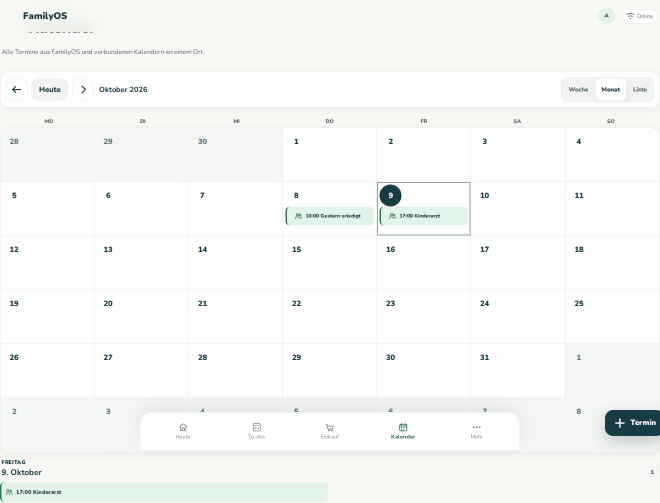
#> input picture frontend/e2e/calendar-grid-visual.spec.js-snapshots/calendar-month-desktop-chromium-linux.png, 1320 x 1005 px (shown at 1/2 size)
$ python -i quality.py   (imports and definitions only)
#> lines starting #> are read from the running program, lines starting #| are printed output that depends on the picture; after the words box and inside, x2 and y2 are one past the last pixel; in counts of white or black regions, pixels touching at a corner belong together
"""Non-destructive local image quality assessment for document OCR."""
import io
from math import sqrt

from PIL import Image, ImageFilter, ImageOps, ImageStat

MAX_SKEW_SAMPLE_DIMENSION = 480
SKEW_CANDIDATES = (-3.0, -2.0, -1.0, 0.0, 1.0, 2.0, 3.0)
MIN_OCR_SHORT_EDGE = 900
MAX_OCR_UPSCALE_FACTOR = 2.0
MAX_OCR_WORKING_DIMENSION = 3000


def assess_image(image):
    """Return bounded, content-agnostic quality signals for operator/review UX."""
    gray = ImageOps.grayscale(image)
    stat = ImageStat.Stat(gray)
    brightness = float(stat.mean[0])
    contrast = sqrt(max(0.0, float(stat.var[0])))
    edges = gray.filter(ImageFilter.FIND_EDGES)
    edge_stat = ImageStat.Stat(edges)
    sharpness = sqrt(max(0.0, float(edge_stat.var[0])))
    warnings = []
    if min(gray.size) < 700:
        warnings.append("low_resolution")
    if brightness < 55:
        warnings.append("dark")
    elif brightness > 245:
        warnings.append("overexposed")
    if sharpness < 8:
        warnings.append("possibly_blurry")
    return {
        "width": gray.width,
        "height": gray.height,
        "megapixels": round((gray.width * gray.height) / 1_000_000, 3),
        "brightness": round(brightness, 2),
        "contrast": round(contrast, 2),
        "sharpness": round(sharpness, 2),
        "warnings": warnings,
    }


def assess_canonical_image(canonical):
    """Assess already-validated canonical image bytes without domain duplication."""
    if not canonical.mime_type.startswith("image/"):
        return {"warnings": []}
    with Image.open(io.BytesIO(canonical.content)) as image:
        image.load()
        return assess_image(image)


def _projection_score(binary):
    width, height = binary.size
    pixels = binary.load()
    previous = 0
    score = 0
    for y in range(height):
        ink = 0
        for x in range(width):
            if pixels[x, y] < 128:
                ink += 1
        delta = ink - previous
        score += delta * delta
        previous = ink
    return score


def estimate_skew(image):
    """Estimate only small page skew; large rotations belong to EXIF/capture handling.

    A bounded downscaled high-contrast copy is scored by horizontal text-line
    projection. The canonical file is never changed; the selected angle applies
    only to the transient OCR image.
    """
    gray = ImageOps.grayscale(image)
    sample = gray.copy()
    sample.thumbnail((MAX_SKEW_SAMPLE_DIMENSION, MAX_SKEW_SAMPLE_DIMENSION), Image.Resampling.LANCZOS)
    sample = ImageOps.autocontrast(sample)
    threshold = int(ImageStat.Stat(sample).mean[0])
    binary = sample.point(lambda value: 0 if value < threshold else 255, mode="1").convert("L")
    scores = {}
    for angle in SKEW_CANDIDATES:
        candidate = binary if angle == 0 else binary.rotate(
            angle,
            resample=Image.Resampling.BILINEAR,
            expand=False,
            fillcolor=255,
        )
        scores[angle] = _projection_score(candidate)
    baseline = scores[0.0]
    best_angle = max(scores, key=scores.get)
    # Avoid rotating for noise or marginal gains. This is intentionally
    # conservative because OCR preprocessing must not be destructive.
    if best_angle == 0.0 or baseline <= 0 or scores[best_angle] < baseline * 1.08:
        return 0.0
    return float(best_angle)


def _bounded_ocr_upscale(image):
    """Upscale only the transient OCR copy when a scan is genuinely small."""
    short_edge = min(image.size)
    if short_edge <= 0 or short_edge >= MIN_OCR_SHORT_EDGE:
        return image, 1.0
    requested = MIN_OCR_SHORT_EDGE / short_edge
    dimension_cap = MAX_OCR_WORKING_DIMENSION / max(image.size)
    factor = min(MAX_OCR_UPSCALE_FACTOR, requested, dimension_cap)
    if factor <= 1.05:
        return image, 1.0
    resized = image.resize(
        (max(1, round(image.width * factor)), max(1, round(image.height * factor))),
        Image.Resampling.LANCZOS,
    )
    return resized, factor


def prepare_for_ocr(image):
    """Build a bounded transient OCR view plus explicit preprocessing metadata."""
    oriented = ImageOps.exif_transpose(image).convert("RGB")
    quality = assess_image(oriented)
    gray = ImageOps.grayscale(oriented)
    angle = estimate_skew(gray)
    if angle:
        gray = gray.rotate(angle, resample=Image.Resampling.BICUBIC, expand=True, fillcolor=255)
    gray = ImageOps.autocontrast(gray, cutoff=1)
    gray, upscale_factor = _bounded_ocr_upscale(gray)
    quality["preprocessing"] = {
        "workflow_version": 2,
        "exif_transposed": True,
        "deskew_degrees": angle,
        "contrast": "autocontrast-1pct",
        "upscale_factor": round(upscale_factor, 3),
        "ocr_working_size": [gray.width, gray.height],
        "canonical_unchanged": True,
        "destructive_thresholding": False,
        "rotation_fallback": "not-applied",
        "threshold_fallback": "not-applied",
    }
    return gray, quality

>>> from PIL import Image
>>> picture = Image.open('../../frontend/e2e/calendar-grid-visual.spec.js-snapshots/calendar-month-desktop-chromium-linux.png')
#> picture is the input picture: PIL image 1320x1005 RGB; mean R, G, B 247.3, 248.8, 246.9
>>> result = prepare_for_ocr(picture)
#> in assess_image, `brightness = float(stat.mean[0])`: brightness = 248.1
#> in assess_image, `contrast = sqrt(max(0.0, float(stat.var[0])))`: contrast = 20.47
#> in assess_image, `edges = gray.filter(ImageFilter.FIND_EDGES)`:
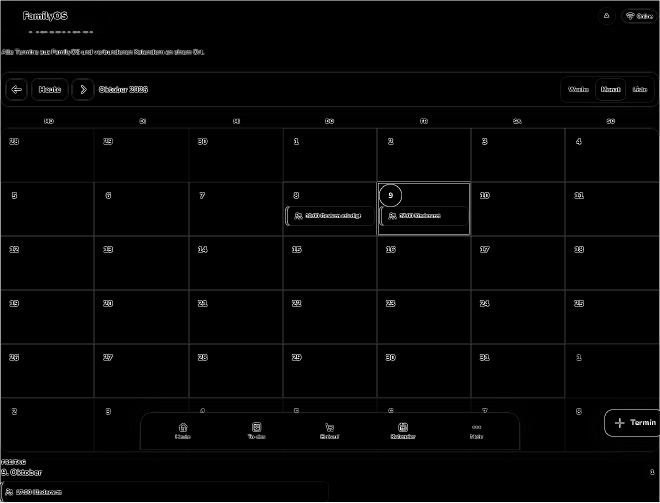
#> edges: PIL image 1320x1005 L (shown at 1/2 size); min 0, max 255, mean 4.7
#> in assess_image, `sharpness = sqrt(max(0.0, float(edge_stat.var[0])))`: sharpness = 28.03
#> in prepare_for_ocr, `quality = assess_image(oriented)`: quality = {'width': 1320, 'height': 1005, 'megapixels': 1.33, 'brightness': 248.1, 'contrast': 20.47, 'sharpness': 28.03, 'warnings': ['overexposed']}
#> in estimate_skew, `sample.thumbnail((MAX_SKEW_SAMPLE_DIMENSION, MAX_SKEW_SAMPLE_DIMENSION..`:
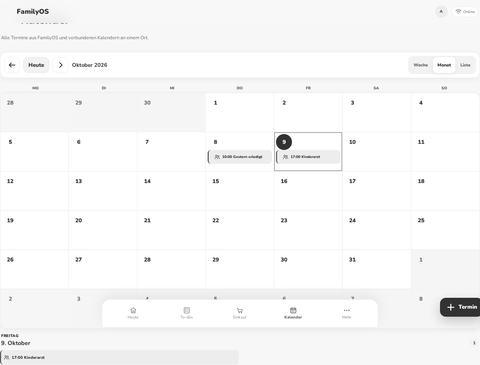
#> sample: PIL image 480x365 L; min 23, max 255, mean 248
#> in estimate_skew, `threshold = int(ImageStat.Stat(sample).mean[0])`: threshold = 246
#> in estimate_skew, `binary = sample.point(lambda value: 0 if value < threshold else 255, m..`:
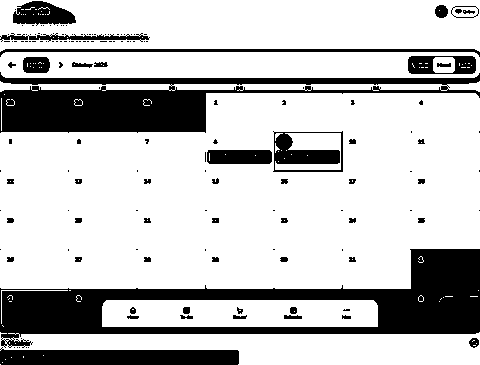
#> binary: PIL image 480x365 L; 76.3% white; 153 black regions (103 under 20 px), largest, box (x1, y1, x2, y2) and area: (0, 249, 480, 348) 16973, (0, 72, 480, 133) 12446, (0, 347, 239, 365) 3580
#> the loop in estimate_skew, `for angle in SKEW_CANDIDATES:` made 7 passes
#> pass 1, in estimate_skew, `candidate = binary if angle == 0 else binary.rotate( angle, resample=I..`:
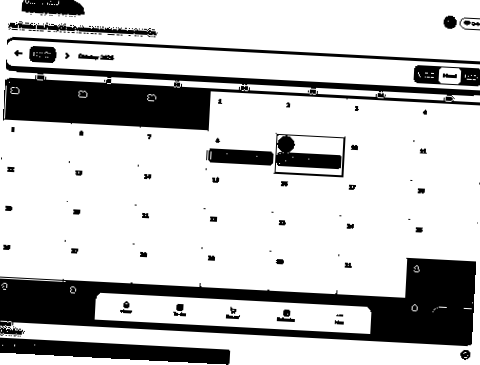
#> candidate: PIL image 480x365 L; min 0, max 255, mean 195.7
#> pass 3, in estimate_skew, `candidate = binary if angle == 0 else binary.rotate( angle, resample=I..`:
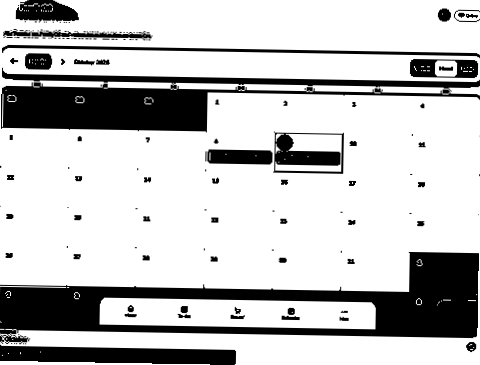
#> candidate: PIL image 480x365 L; min 0, max 255, mean 194.8
#> after the loop in estimate_skew, `for angle in SKEW_CANDIDATES:`:
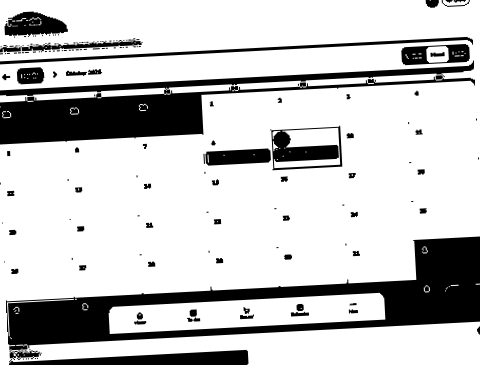
#> candidate: PIL image 480x365 L; min 0, max 255, mean 197.8
#> after the loop in estimate_skew, `for angle in SKEW_CANDIDATES:`: scores = {-3: 53660, -2: 90660, -1: 215523, 0: 1784807, 1: 184792, 2: 85979, 3: 50481}
#> in estimate_skew, `baseline = scores[0.0]`: baseline = 1784807
#> in estimate_skew, `best_angle = max(scores, key=scores.get)`: best_angle = 0
#> in prepare_for_ocr, `gray = ImageOps.autocontrast(gray, cutoff=1)`:
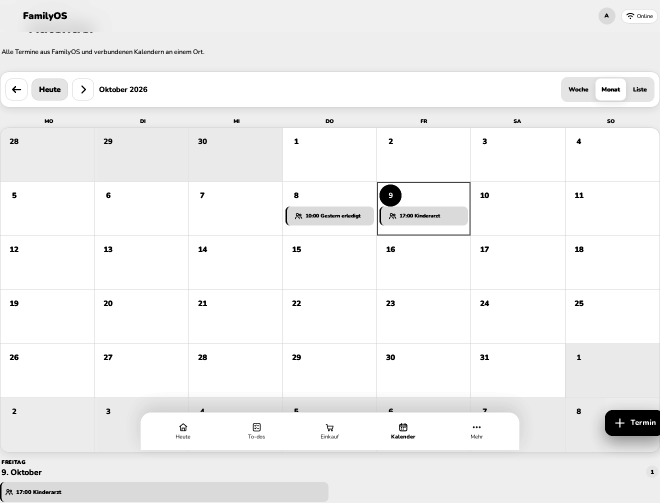
#> gray: PIL image 1320x1005 L (shown at 1/2 size); min 0, max 255, mean 242
#> in prepare_for_ocr, `gray, upscale_factor = _bounded_ocr_upscale(gray)`: upscale_factor = 1

$ run again, on frontend/e2e/calendar-grid-visual.spec.js-snapshots/calendar-month-mobile-chromium-linux.png
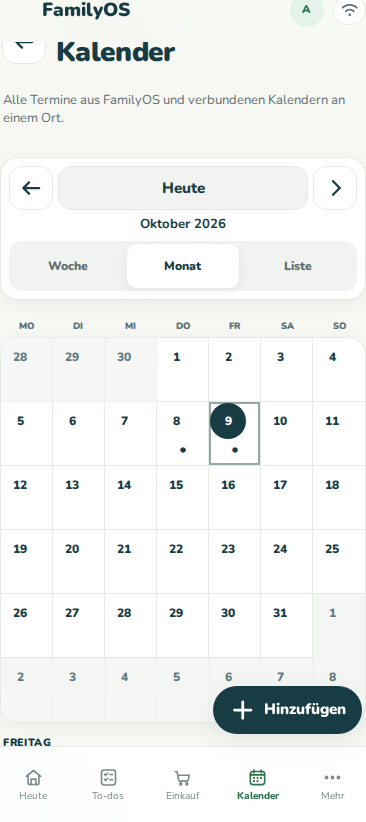
#> input picture frontend/e2e/calendar-grid-visual.spec.js-snapshots/calendar-month-mobile-chromium-linux.png, 366 x 822 px
#> picture is the input picture: PIL image 366x822 RGB; mean R, G, B 239.3, 241.8, 240
#> brightness = 240.8
#> contrast = 38.98
#> in assess_image, `edges = gray.filter(ImageFilter.FIND_EDGES)`:
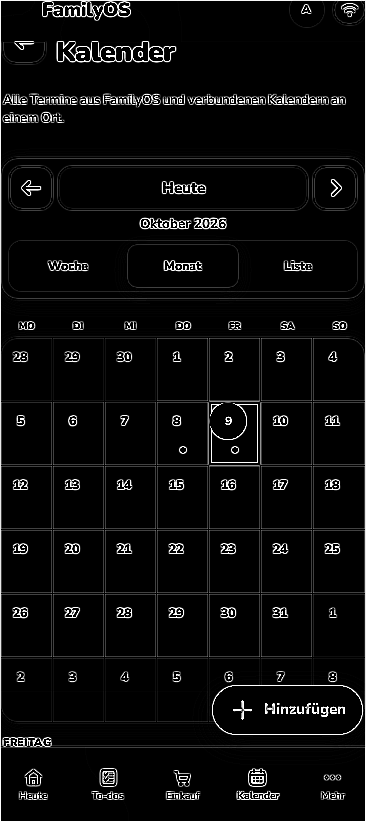
#> edges: PIL image 366x822 L; min 0, max 255, mean 12.6
#> sharpness = 46.75
#> quality = {'width': 366, 'height': 822, 'megapixels': 0.301, 'brightness': 240.8, 'contrast': 38.98, 'sharpness': 46.75, 'warnings': ['low_resolution']}
#> threshold = 239
#> binary: PIL image 214x480 L; 90.1% white; 146 black regions (55 under 20 px), largest, box (x1, y1, x2, y2) and area: (0, 346, 214, 434) 2884, (121, 234, 153, 272) 620, (33, 24, 103, 36) 580
#> after the loop in estimate_skew, `for angle in SKEW_CANDIDATES:`: scores = {-3: 21262, -2: 32624, -1: 96618, 0: 355520, 1: 95412, 2: 36178, 3: 21002}
#> baseline = 355520
#> best_angle = 0
#> in prepare_for_ocr, `gray = ImageOps.autocontrast(gray, cutoff=1)`:
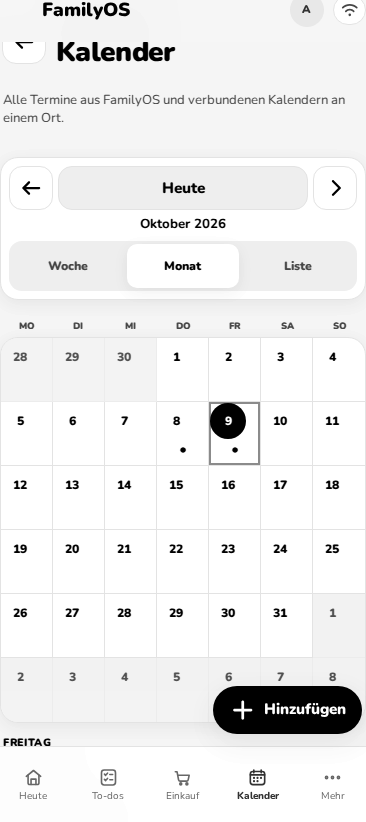
#> gray: PIL image 366x822 L; min 0, max 255, mean 237.2
#> upscale_factor = 2

$ run again, on frontend/e2e/calendar-grid-visual.spec.js-snapshots/calendar-week-desktop-chromium-linux.png
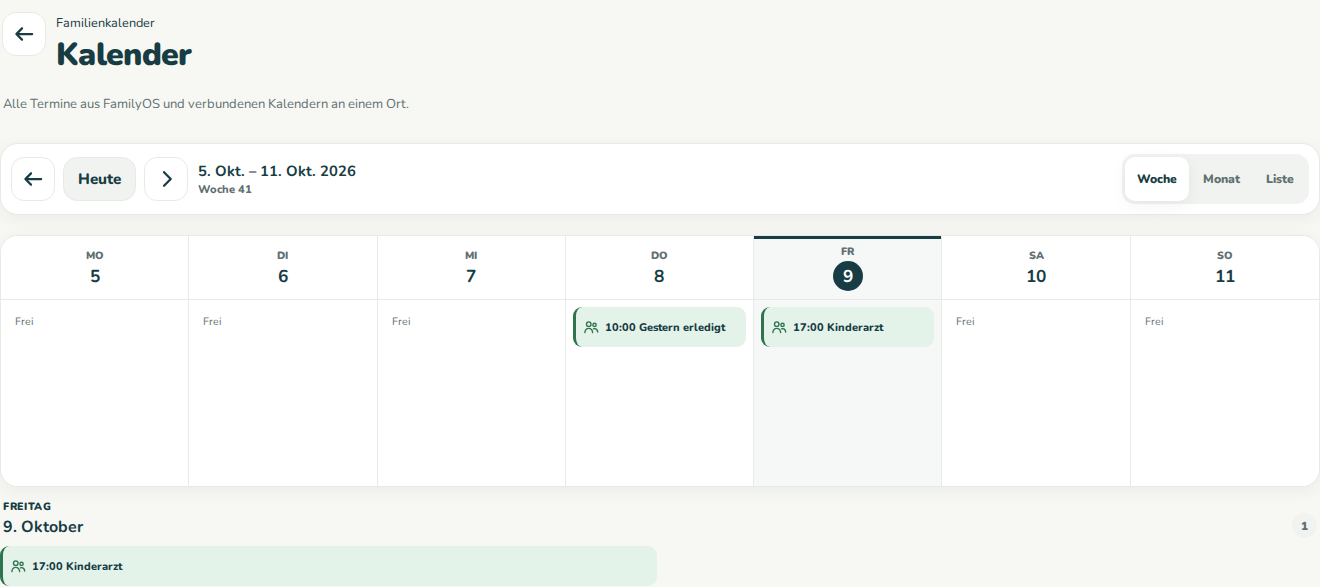
#> input picture frontend/e2e/calendar-grid-visual.spec.js-snapshots/calendar-week-desktop-chromium-linux.png, 1320 x 587 px
#> picture is the input picture: PIL image 1320x587 RGB; mean R, G, B 246.9, 248.5, 245.9
#> brightness = 247.7
#> contrast = 18.5
#> sharpness = 31.06
#> quality = {'width': 1320, 'height': 587, 'megapixels': 0.775, 'brightness': 247.7, 'contrast': 18.5, 'sharpness': 31.06, 'warnings': ['low_resolution', 'overexposed']}
#> threshold = 246
#> binary: PIL image 480x213 L; 82.5% white; 107 black regions (78 under 20 px), largest, box (x1, y1, x2, y2) and area: (0, 88, 480, 196) 4687, (0, 72, 480, 90) 3880, (0, 195, 239, 213) 3580
#> after the loop in estimate_skew, `for angle in SKEW_CANDIDATES:`:
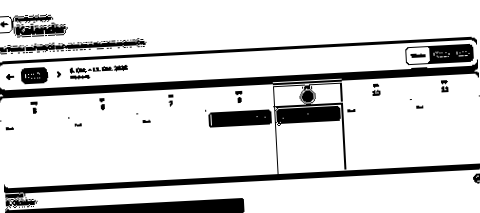
#> candidate: PIL image 480x213 L; min 0, max 255, mean 214.1
#> after the loop in estimate_skew, `for angle in SKEW_CANDIDATES:`: scores = {-3: 37692, -2: 67600, -1: 157562, 0: 1401611, 1: 153156, 2: 62787, 3: 35889}
#> baseline = 1401611
#> best_angle = 0
#> in prepare_for_ocr, `gray = ImageOps.autocontrast(gray, cutoff=1)`:
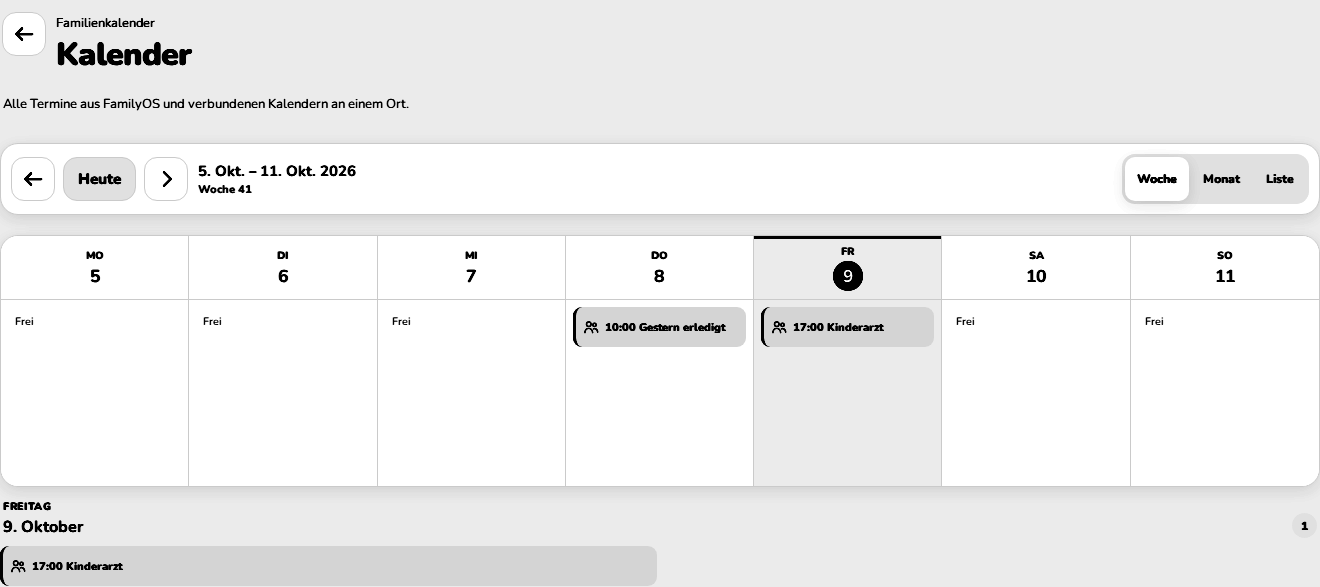
#> gray: PIL image 1320x587 L; min 0, max 255, mean 238.7
#> upscale_factor = 1.53

$ run again, on frontend/e2e/calendar-grid-visual.spec.js-snapshots/calendar-week-mobile-chromium-linux.png
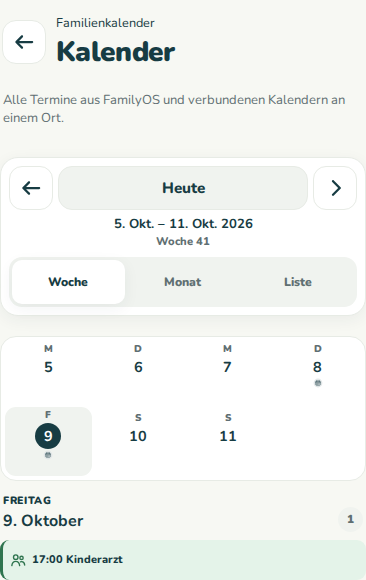
#> input picture frontend/e2e/calendar-grid-visual.spec.js-snapshots/calendar-week-mobile-chromium-linux.png, 366 x 580 px
#> picture is the input picture: PIL image 366x580 RGB; mean R, G, B 241.9, 244.5, 241.4
#> brightness = 243.3
#> contrast = 27.49
#> sharpness = 45.8
#> quality = {'width': 366, 'height': 580, 'megapixels': 0.212, 'brightness': 243.3, 'contrast': 27.49, 'sharpness': 45.8, 'warnings': ['low_resolution']}
#> threshold = 242
#> binary: PIL image 303x480 L; 73.5% white; 85 black regions (32 under 20 px), largest, box (x1, y1, x2, y2) and area: (0, 446, 303, 480) 9864, (8, 213, 295, 254) 8125, (48, 137, 255, 174) 7206
#> after the loop in estimate_skew, `for angle in SKEW_CANDIDATES:`: scores = {-3: 41673, -2: 65082, -1: 172454, 0: 1140094, 1: 170349, 2: 70874, 3: 46316}
#> baseline = 1140094
#> best_angle = 0
#> in _bounded_ocr_upscale, `resized = image.resize( (max(1, round(image.width * factor)), max(1, r..`:
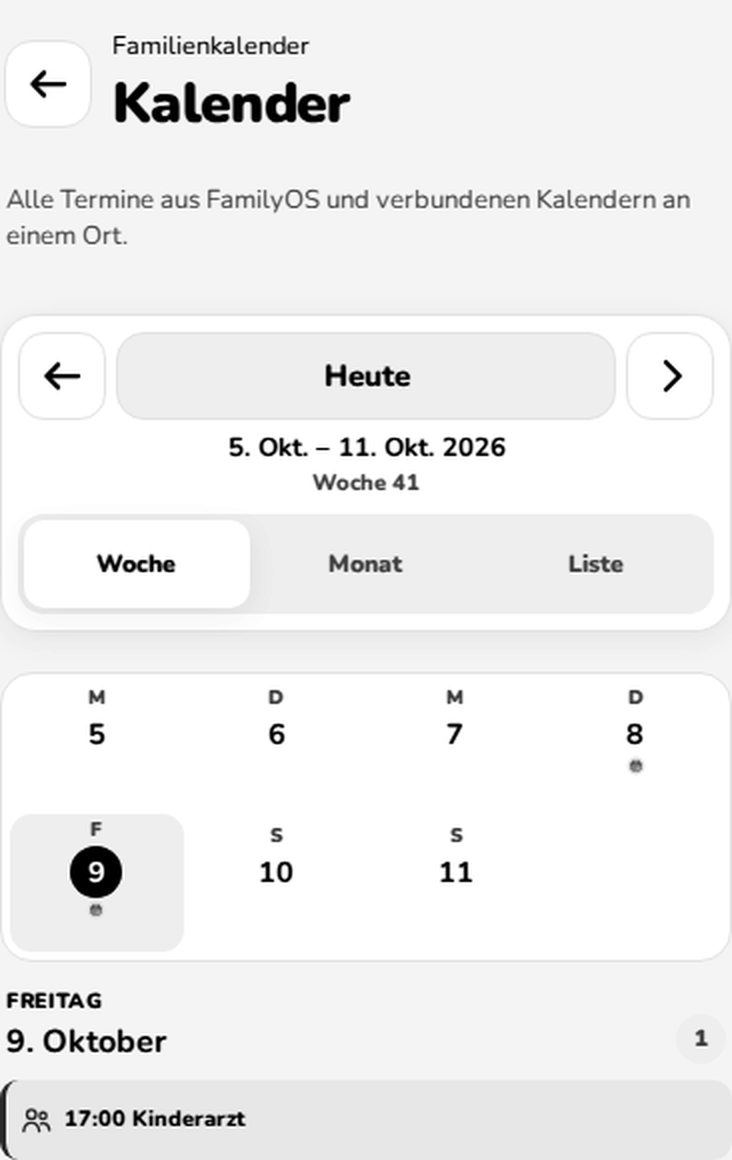
#> resized: PIL image 732x1160 L; min 0, max 255, mean 239.6
#> upscale_factor = 2
